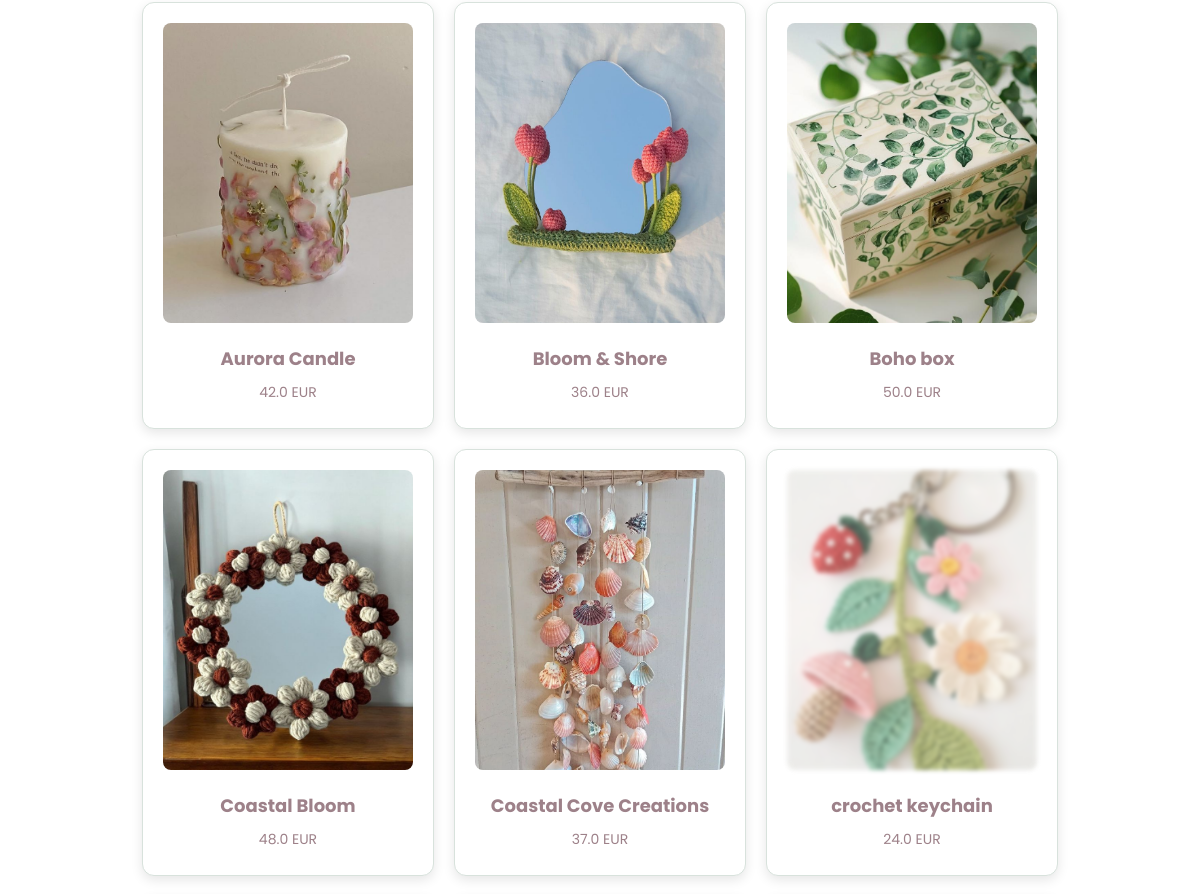
The app's page /home_user (signed in, middle part), older data.
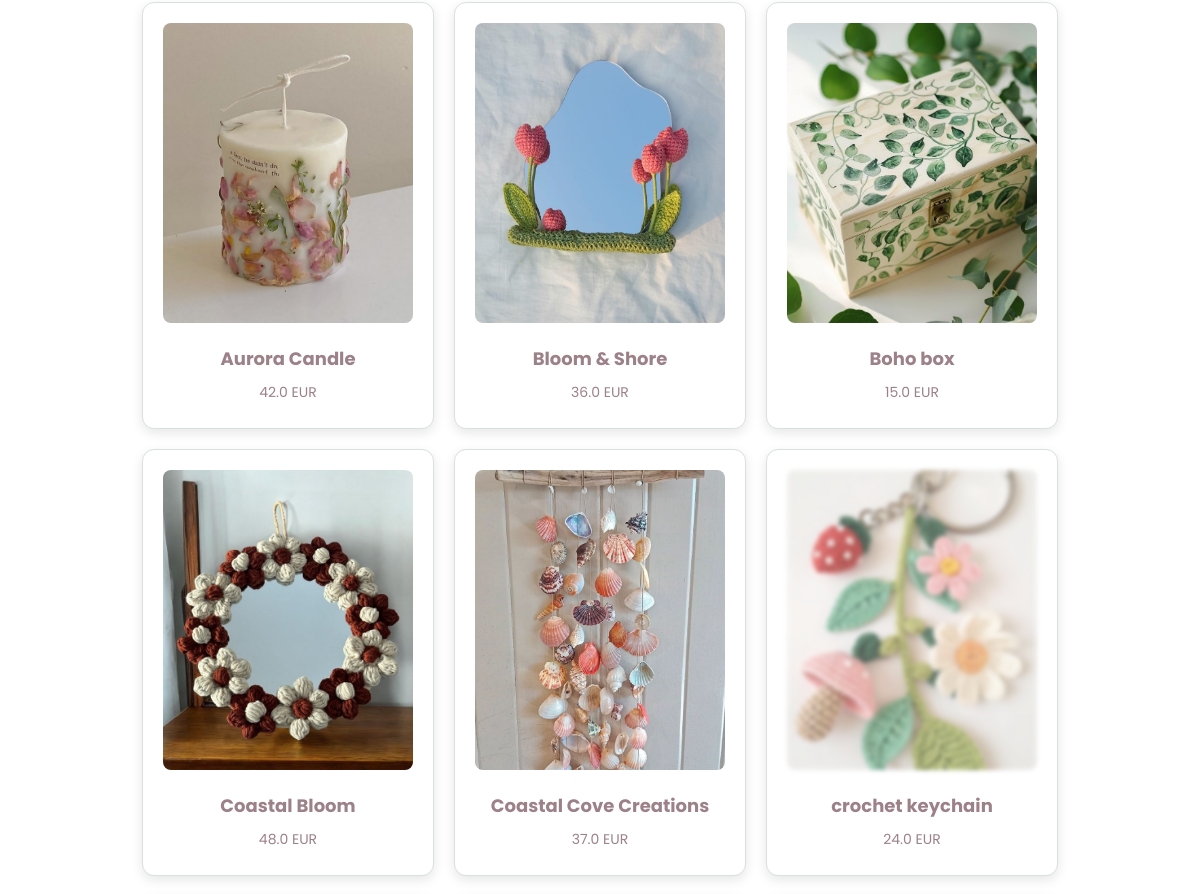
The same page, newer data.
### tables this page shows
CREATE TABLE products (
            id INTEGER PRIMARY KEY AUTOINCREMENT,
            name TEXT NOT NULL,
            price REAL NOT NULL,
            stock INTEGER NOT NULL,
            image_url TEXT
        );

### app.py (the view)
@app.route("/home_user")
@login_required
def index_user():
    print("User authenticated:", current_user.is_authenticated)
    print("Session Data:", session)  # Debug session contents
    print(
        "Current User ID:", session.get("_user_id")
    )  # Flask-Login stores user_id here
    conn = get_db()
    products = conn.execute("SELECT * FROM products").fetchall()
    conn.close()
    products = [dict(product) for product in products]
    return render_template("index.html", products=products)

### app.py (called while the page is built)
@login_manager.user_loader
def load_user(user_id):
    conn = get_db()
    user = conn.execute("SELECT * FROM users WHERE id = ?", (user_id,)).fetchone()
    conn.close()
    if user:
        return User(
            user["id"],
            user["FirstName"],
            user["LastName"],
            user["Email"],
            user["phoneNum"],
            user["password"],
            user["is_admin"],
        )
    return None  # Explicitly return None if the user is not found

def get_db():
    conn = sqlite3.connect("database.db")  # Ensure this is your actual DB file
    conn.row_factory = sqlite3.Row  # Enable dictionary-like access
    return conn

### templates/index.html (shortened to what this page needs)
<!DOCTYPE html>
<html lang="fr">
<head>
    <link rel="stylesheet" href="{{ url_for('static', filename='styles.css') }}" />
</head>
<body>
    <div class="product-container">
        {% for product in products %}
        <div class="product-card {% if product.stock == 0 %}out-of-stock{% endif %}">
          <a href="{{ url_for('product_detail', product_id=product.id) }}">
            <img src="{{ url_for('static', filename= product.image_url ) }}" alt="{{ product.name }}" />
            <h3>{{ product.name }}</h3>
            <p>{{ product.price }} EUR</p>
          </a>
        </div>
        {% endfor %}
    </div>
</body>
</html>

### static/styles.css (style rules this page uses)
body { font-family: 'Poppins', sans-serif; background-color: #FFFFFF; margin: 0; padding: 20px; text-align: center; color: #9D8189; }
a { text-decoration: none; color: #F4ACB7; transition: color 0.3s ease; }
.product-container { display: flex; flex-wrap: wrap; justify-content: center; gap: 20px; padding: 20px; position: relative; transition: filter 0.3s ease; }
.product-card { width: 250px; padding: 20px; border: 1px solid #D8E2DC; border-radius: 12px; box-shadow: 0 4px 12px rgba(0, 0, 0, 0.1); text-align: center; background-color: #FFFFFF; transition: transform 0.3s ease, box-shadow 0.3s ease; }
.product-card img { width: 100%; height: 300px; object-fit: cover; border-radius: 8px; }
.product-card h3 { margin: 15px 0 10px; font-size: 18px; color: #9D8189; }
.product-card p { margin: 5px 0; color: #9D8189; font-size: 14px; }
.out-of-stock img { filter: blur(2px); opacity: 0.7; }
.out-of-stock::after { content: "Out of Stock"; position: absolute; top: 50%; left: 50%; transform: translate(-50%, -50%); background-color: rgba(255, 255, 255, 0.9); color: #9D8189; padding: 8px 16px; border-radius: 25px; font-size: 14px; font-weight: 500; box-shadow: 0 2px 10px rgba(0, 0, 0, 0.1); border: 1px solid rgba(0, 0, 0, 0.1); }

Row changes from the older to the newer data that the page shows:
changed products "Boho box": price "50.0" → "15.0"
